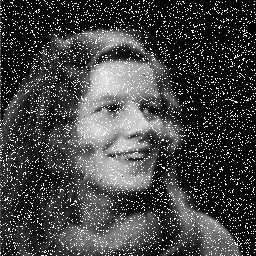
#> input picture midtest/img/speckle.tif, 256 x 256 px, found by its file name; its folder holds 4 pictures in this run
$ python no03.py
#> lines starting #> are read from the running program, lines starting #| are printed output that depends on the picture; after the words box and inside, x2 and y2 are one past the last pixel; in counts of white or black regions, pixels touching at a corner belong together
# midtest no 3
# name  : Avima Haamesha
# nim   : 10219084

import cv2 as cv
import numpy as np
import matplotlib.pyplot as plt


def remove_noise(I, ksize:int, filter:str):
    """ filtering image to remove salt n pepper noise\\

        I   : Any   input image\\
        ksize   : int   kernel size\\
        filter  : str   gaussian/mean/median\\
    """
    if filter == 'gaussian': im = cv.GaussianBlur(I, (ksize,ksize), sigmaX=0)   # if i set sigmaX=0, it calculated using sigma_x = (n_x - 1)/2 * 0.3 + 0.8
    elif filter == 'mean': im = cv.boxFilter(I, -1, (ksize,ksize))      # ddepth=-1, destination im will have same depth as the source
    elif filter == 'median': im = cv.medianBlur(I, ksize)
    return im


def calculate_SNR(I,I2=None, method:bool=1):
    """ to calculate Signal to Noise Ratio (SNR)\\

        I   : Any   input of filtered image\\
        I2  : Any   input of original noisy image\\
        method  : bool  if 0, calculated with my preferred formula
                        if 1, calculated with variance
    """
    if method == 0:
        signal = np.mean(I)
        if I2 == None: noise = np.std(I)
        else: noise = np.std(I - I2)    # filtered - original noisy image
        snr = 20 * np.log10(signal / noise)
    else:
        roi_b = I[10:60, 200:250]   # background region
        roi_a = I[60:90, 100:130]   # forehead region
        # cv.imshow('roi_a', roi_a)q; cv.imshow('roi_b', roi_b); cv.waitKey(0)
        if np.var(roi_b) != 0: snr = np.var(roi_a) / np.var(roi_b)
        else: snr = np.inf
    return snr


def imshow_matplotlib(I, title:str, SNR:str):
    fig = plt.figure()
    ax = fig.add_subplot(111)
    ax.imshow(I, cmap='gray')
    ax.set_title(title + '(SNR=%s)' %round(SNR,3))
    # ax.set_axis_off()
    fig.savefig('./midtest/img/no03_%s.png' %title)


def im_process(im_path:str, ksize:int=5, filter_list:list=['gaussian', 'mean', 'median']):
#> called with im_path = './midtest/img/speckle.tif', ksize = 5
    im_dict = {}

    im_ori = cv.imread(im_path)
#> im_ori is the input picture: shape (256, 256, 3); min 0, max 255, mean 66
    im_gray = cv.cvtColor(im_ori, cv.COLOR_BGR2GRAY)
    im_dict.update({"im_grayscale": im_gray})

    for filter in filter_list:
        im_filtered = remove_noise(im_gray, ksize, filter)
        im_dict.update({"im_%s" %filter: im_filtered})
#> this loop made 3 passes
#> pass 1, in remove_noise, `if filter == 'gaussian': im = cv.GaussianBlur(I, (ksize,ksize), sigmaX..`:
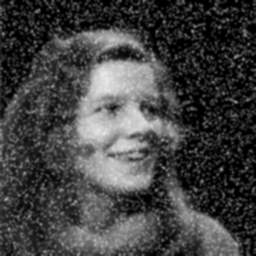
#> im: shape (256, 256); min 0, max 232, mean 66
#> pass 3, in remove_noise (call 3), `elif filter == 'median': im = cv.medianBlur(I, ksize)`:
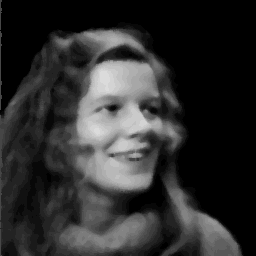
#> im: shape (256, 256); min 0, max 219, mean 46.2
#> after the loop, im_dict = 4 items


    # calculate SNR of every image
    for key, val in im_dict.items():
        snr = calculate_SNR(val, im_ori, method=1)
        imshow_matplotlib(val, key, snr)
#> this loop made 4 passes
#> (key, snr) on passes 1 to 4: ('im_grayscale', 0.233), ('im_gaussian', 1.48), ('im_mean', 2.62), ('im_median', inf)
#> pass 1, in calculate_SNR, `roi_b = I[10:60, 200:250]`:
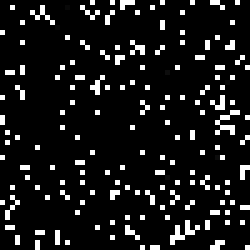
#> roi_b: shape (50, 50) (shown 5 times larger); min 0, max 255, mean 26
#> pass 1, in calculate_SNR, `roi_a = I[60:90, 100:130]`:
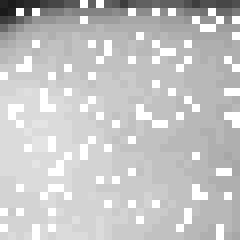
#> roi_a: shape (30, 30) (shown 8 times larger); min 26, max 255, mean 196.3
#> pass 2, in calculate_SNR (call 2), `roi_a = I[60:90, 100:130]`:
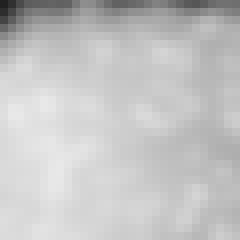
#> roi_a: shape (30, 30) (shown 8 times larger); min 33, max 232, mean 195.9
    plt.show()

    # to ilustrate the ROI region
    im_roi = cv.rectangle(im_ori.copy(), (200,10), (250,60), (0,255,0), 1)     # roi_b: background region
    im_roi = cv.rectangle(im_roi, (100,60), (130,90), (0,0,255), 1)     # roi_a: forehead region
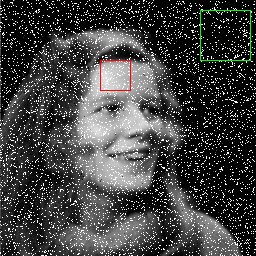
#> im_roi: shape (256, 256, 3); mean B, G, R 65.6, 66.4, 66.1
    cv.putText(im_roi, 'ROI-B', (202,58), cv.FONT_HERSHEY_PLAIN, 0.6, (0,255,0))
#> im_roi: shape (256, 256, 3); 0.09% of pixels changed, all inside (x1, y1, x2, y2) = (203, 52, 230, 58)
    cv.putText(im_roi, 'ROI-A', (102,88), cv.FONT_HERSHEY_PLAIN, 0.6, (0,0,255))
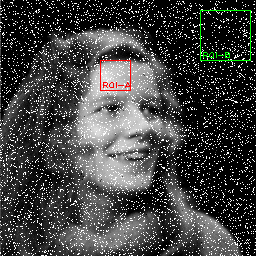
#> im_roi: shape (256, 256, 3); mean B, G, R 65.4, 66.4, 66.1
    plt.imshow( cv.cvtColor(im_roi, cv.COLOR_BGR2RGB) )
    plt.savefig('./midtest/img/no03_im_roi.png')
    plt.show()


if __name__ == "__main__":
    im_path = './midtest/img/speckle.tif'
    im_process(im_path)
    cv.waitKey(0)
